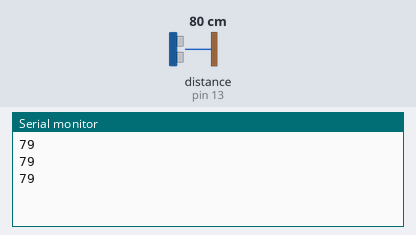
Bench run of a sketch on a simulated Arduino Uno, built with avr-gcc and run on an emulated ATmega328P. On the bench: the last lines printed to the serial monitor. Wiring (inferred from the names in the program): ultrasonic range finder: trigger pin 12; echo pin 13. Inputs (shaded band) come from the test bench; at power-on: distance to the obstacle (sensor on pin 13) 80 cm. The echo pulse lasts 58.3 µs per cm.

Above: at 1.3 s.
1.4 s: distance to the obstacle (sensor on pin 13) set to 2 cm
At 1.9 s:
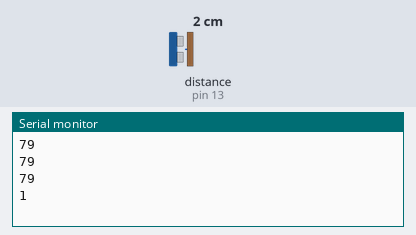
2.9 s: distance to the obstacle (sensor on pin 13) set to 4 cm
At 3.4 s:
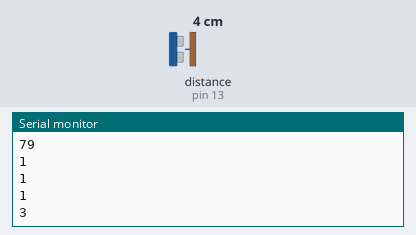
Timing chart, 0 to 5.9 s (numbered marks = the images above; inputs shaded):
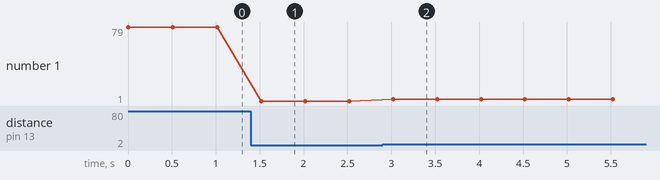

The sketch:

ultrasonic_sensor.ino
```cpp
#define trigPin 12
#define echoPin 13


void setup() {
  Serial.begin(9600);
  pinMode(trigPin, OUTPUT);
  pinMode(echoPin, INPUT);
}

void loop() {

  long duration, distance;
  //sending an ultrasonic pulse on the trigger pin of the sensor
  digitalWrite(trigPin, LOW);
  delayMicroseconds(2);
  digitalWrite(trigPin, HIGH);
  delayMicroseconds(2);
  digitalWrite(trigPin, LOW);

  //mearusing time between the pulse and the echo from the ultrasonic microphone
  duration= pulseIn(echoPin, HIGH);//29.1

 //converting the time to a distance measurment
  distance= (duration/29.1)/2;
  Serial.println(distance);

  //turn on the led when we sense something in a certain range
  //the button should toggle weather the led will turn on


  delay(500);
}
```

Measured:
- after the input at 1.4 s, the serial monitor: prints a new line after 0.12 s (image 1)
- after the input at 2.9 s, the serial monitor: prints a new line after 0.12 s (image 2)
- plotted number 1: 79 → 1 after the input at 1.4 s, 1 → 3 after the input at 2.9 s
